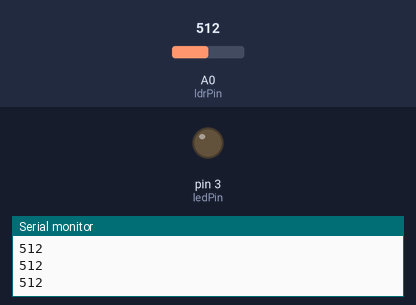
This sketch was run on a simulated Arduino Uno, built with avr-gcc and run on an emulated ATmega328P. On the bench: output pins drawn as LEDs (lit = HIGH), the last lines printed to the serial monitor. Inputs (shaded band) come from the test bench; at power-on: A0 (ldrPin) = 512.

Above: at 1.2 s.
1.3 s: A0 (ldrPin) set to 716
At 2.5 s:
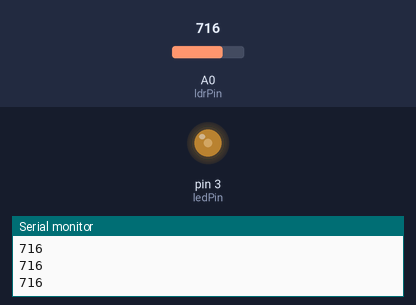
2.8 s: A0 (ldrPin) set to 900
At 4.0 s:
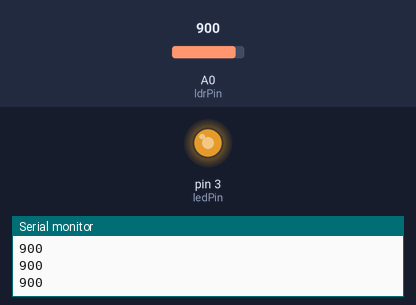
4.3 s: A0 (ldrPin) set to 306
At 5.4 s:
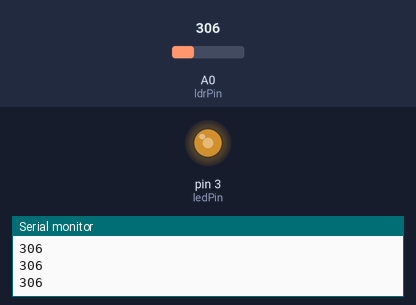
5.8 s: A0 (ldrPin) set to 122
At 6.7 s:
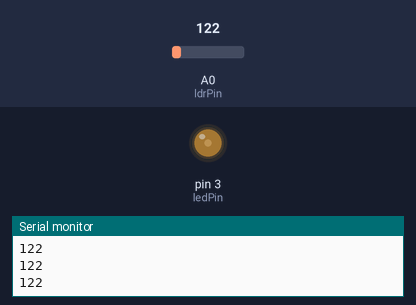
Timing chart, 0 to 8.3 s (numbered marks = the images above; inputs shaded):
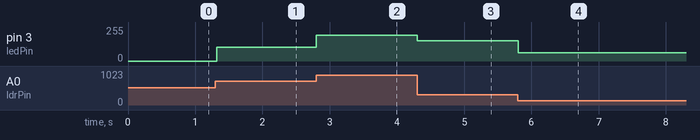

Measured:
- after the input at 1.3 s, pin 3 (ledPin): 0/255 → 102/255 at once
- after the input at 2.8 s, pin 3 (ledPin): 102/255 → 194/255 at once
- after the input at 4.3 s, pin 3 (ledPin): 194/255 → 153/255 at once
- after the input at 5.8 s, pin 3 (ledPin): 153/255 → 61/255 at once

The sketch:

LDR.ino
```cpp
const int ledPin = 3;
const int ldrPin = A0;
int ldrValue = 0;

void setup() {
  Serial.begin(9600);
  // put your setup code here, to run once:
  pinMode(ledPin, OUTPUT);
  pinMode(ldrPin, INPUT);
}

void loop() {
  // put your main code here, to run repeatedly:
  ldrValue = analogRead(ldrPin);
  Serial.println(ldrValue);
  analogWrite(ledPin, ldrValue / 2);

  delay(20);
}
```
